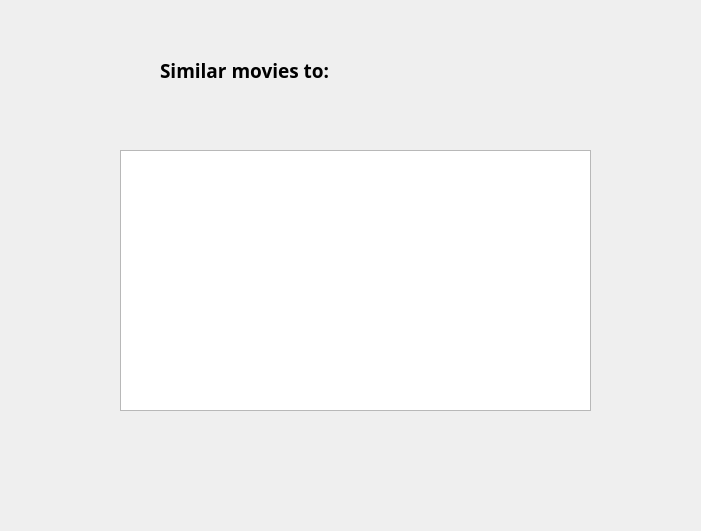
<?xml version="1.0" encoding="UTF-8"?>
<ui version="4.0">
 <class>Dialog</class>
 <widget class="QDialog" name="Dialog">
  <property name="geometry">
   <rect>
    <x>0</x>
    <y>0</y>
    <width>701</width>
    <height>531</height>
   </rect>
  </property>
  <property name="windowTitle">
   <string>Dialog</string>
  </property>
  <widget class="QLabel" name="label">
   <property name="geometry">
    <rect>
     <x>50</x>
     <y>10</y>
     <width>131</width>
     <height>131</height>
    </rect>
   </property>
   <property name="text">
    <string/>
   </property>
   <property name="pixmap">
    <pixmap>design/movie.png</pixmap>
   </property>
  </widget>
  <widget class="QLabel" name="title">
   <property name="geometry">
    <rect>
     <x>160</x>
     <y>50</y>
     <width>341</width>
     <height>41</height>
    </rect>
   </property>
   <property name="font">
    <font>
     <family>Neutra Text</family>
     <pointsize>14</pointsize>
     <weight>75</weight>
     <bold>true</bold>
    </font>
   </property>
   <property name="text">
    <string>Similar movies to: </string>
   </property>
  </widget>
  <widget class="QLabel" name="back_button">
   <property name="geometry">
    <rect>
     <x>480</x>
     <y>450</y>
     <width>171</width>
     <height>41</height>
    </rect>
   </property>
   <property name="text">
    <string/>
   </property>
   <property name="pixmap">
    <pixmap>design/back.png</pixmap>
   </property>
  </widget>
  <widget class="QListWidget" name="movie_list">
   <property name="geometry">
    <rect>
     <x>120</x>
     <y>150</y>
     <width>471</width>
     <height>261</height>
    </rect>
   </property>
  </widget>
 </widget>
 <resources/>
 <connections/>
</ui>
